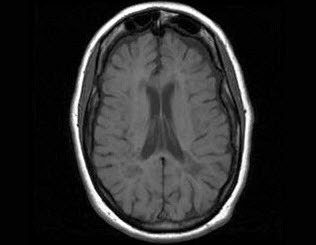
%> input picture 3特征空间/3.1.jpg, 316 x 245 px
$ octave --eval "ZeroCrossing('3.1.jpg');"   (GNU Octave 9; MATLAB toolbox functions it lacks are replaced by stand-ins)
%> lines starting %> are read from the running program, lines starting %| are printed output that depends on the picture; in (x1, y1, x2, y2) boxes, pixels count from 0 and x2, y2 are one past the last pixel; in counts of white or black regions, pixels touching at a corner belong together; the program's own positions count from 1
function ZeroCrossing(filename)
%> called with filename = '3.1.jpg'
f1=imread(filename);
%> f1 is the input picture: size 245x316x3 uint8; min 0, max 255, mean 42.3
f=rgb2gray(f1);
figure,imshow(f);title('原始图像');
[width,height]=size(f);
%> width = 245; height = 316
g1=zeros(width,height);
g2=g1;
df=im2double(f);
w=[0 0 -1 0 0;
    0 -1 -2 -1 0;
    -1 -2 16 -2 -1;
    0 -1 -2 -1 0;
    0 0 -1 0 0];
for i=3:width-2
    for j=3:height-2
        gw=[df(i-2,j-2) df(i-2,j-1) df(i-2,j) df(i-2,j+1) df(i-2,j+2);
            df(i-1,j-2) df(i-1,j-1) df(i-1,j) df(i-1,j+1) df(i-1,j+2);
            df(i,j-2) df(i,j-1) df(i,j) df(i,j+1) df(i,j+2);
            df(i+1,j-2) df(i+1,j-1) df(i+1,j) df(i+1,j+1) df(i+1,j+2);
            df(i+2,j-2) df(i+2,j-1) df(i+2,j) df(i+2,j+1) df(i+2,j+2)];
        g2(i,j)=sum(sum(w.*gw));
    end
end
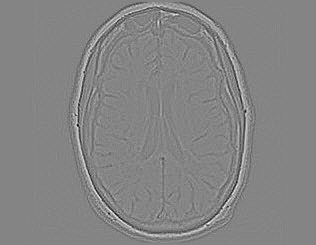
%> g2: size 245x316 double; min -4.7, max 4.32, mean 0.00121; drawn with min black and max white
wx=[-1 -2 -1;0 0 0;1 2 1];
wy=[-1 0 1;-2 0 2;-1 0 1];
for i=2:width-1
    for j=2:height-1
        gw=[df(i-1,j-1) df(i-1,j) df(i-1,j+1);
            df(i,j-1) df(i,j) df(i,j+1);
            df(i+1,j-1) df(i+1,j) df(i+1,j+1)];
        g1(i,j)=sqrt((sum(sum(wx.*gw)))^2+(sum(sum(wy.*gw)))^2)/2;
    end
end
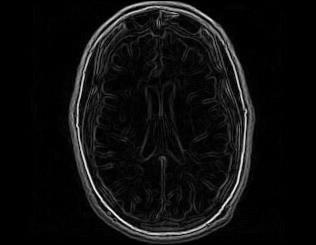
%> g1: size 245x316 double; min 0, max 1.84, mean 0.107; drawn with min black and max white
for i=1:width
    for j=1:height
        if g2(i,j)>0
            if (g2(i+1,j)<0||g2(i,j+1)<0||g2(i+1,j+1)<0)
                g2(i,j)=1;
            else
                g2(i,j)=0;
            end
        elseif g2(i,j)<0
            if (g2(i+1,j)>0||g2(i,j+1)>0||g2(i+1,j+1)>0)
                g2(i,j)=1;
            else
                g2(i,j)=0;
            end
        else
            g2(i,j)=0;
        end
    end
end
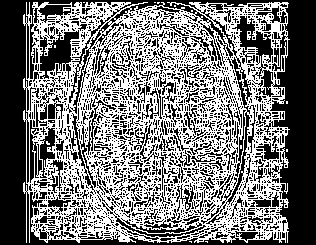
%> g2: size 245x316 double; values 0 (black) and 1 (white), 46.6% white in thin lines or dots, all inside (x1, y1, x2, y2) = (23, 2, 290, 243)

g1=g1>=0.25*max(g1(:));
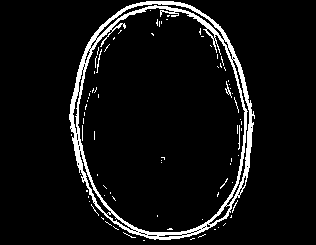
%> g1: size 245x316 logical; 6.5% white; 81 white regions (77 under 20 px), largest, box (x1, y1, x2, y2) and area: (69, 1, 255, 240) 4535, (225, 81, 232, 98) 33, (96, 49, 102, 73) 32, (238, 125, 240, 150) 27
g=g1.*g2;
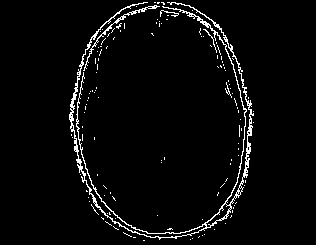
%> g: size 245x316 double; values 0 (black) and 1 (white), 3.6% white in thin lines or dots, all inside (x1, y1, x2, y2) = (69, 2, 254, 241)
figure,imshow(g);title('二阶导数零交叉边缘检测结果');

$ run again, on 3特征空间/3.2.jpg
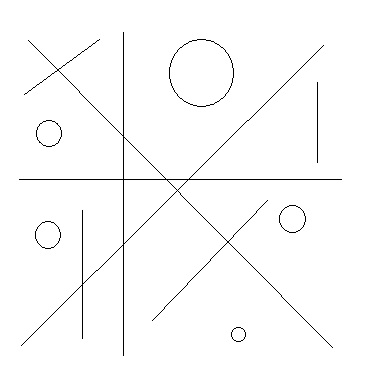
%> input picture 3特征空间/3.2.jpg, 367 x 372 px
%> in ZeroCrossing, f1 is the input picture: size 372x367x3 uint8; min 0, max 255, mean 251
%> after the loop in ZeroCrossing, `for i=1:width`:
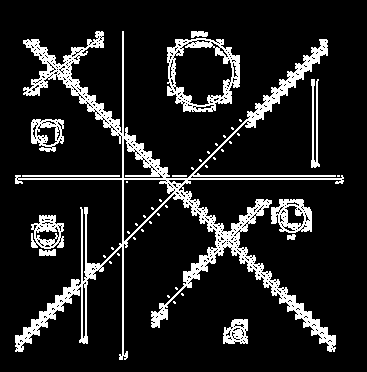
%> g2: size 372x367 double; values 0 (black) and 1 (white), 12.6% white; 44 white regions (32 under 20 px), largest, box (x1, y1, x2, y2) and area: (15, 31, 344, 360) 11900, (167, 38, 240, 112) 1762, (271, 199, 312, 233) 796
%> in ZeroCrossing, `g=g1.*g2;`:
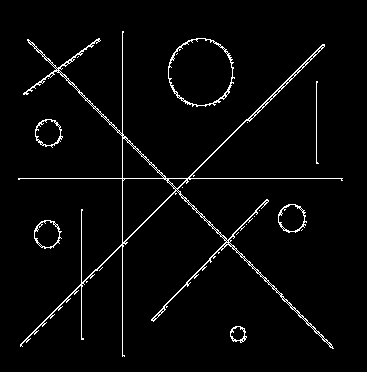
%> g: size 372x367 double; values 0 (black) and 1 (white), 3% white in thin lines or dots, all inside (x1, y1, x2, y2) = (18, 31, 343, 357)

$ run again, on 3特征空间/3.3.jpg
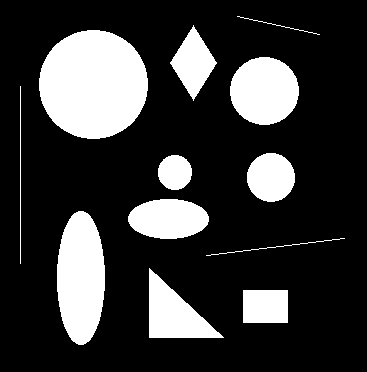
%> input picture 3特征空间/3.3.jpg, 367 x 372 px
%> in ZeroCrossing, f1 is the input picture: size 372x367x3 uint8; 21.8% white; 12 white regions, largest, box (x1, y1, x2, y2) and area: (39, 30, 148, 139) 9337, (57, 211, 105, 345) 5047, (230, 57, 299, 125) 3673
%> after the loop in ZeroCrossing, `for i=1:width`:
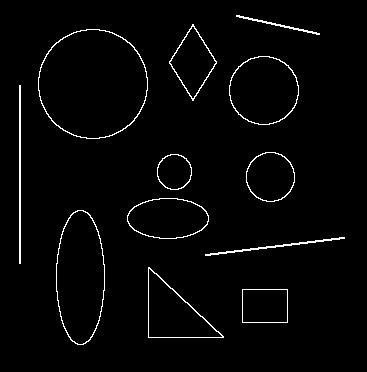
%> g2: size 372x367 double; values 0 (black) and 1 (white), 2.3% white in thin lines or dots, all inside (x1, y1, x2, y2) = (19, 15, 345, 345)
%> in ZeroCrossing, `g=g1.*g2;`:
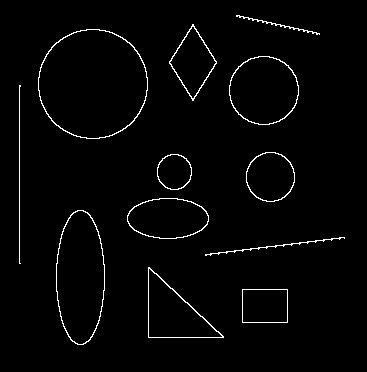
%> g: size 372x367 double; values 0 (black) and 1 (white), 2.1% white in thin lines or dots, all inside (x1, y1, x2, y2) = (19, 15, 345, 345)
